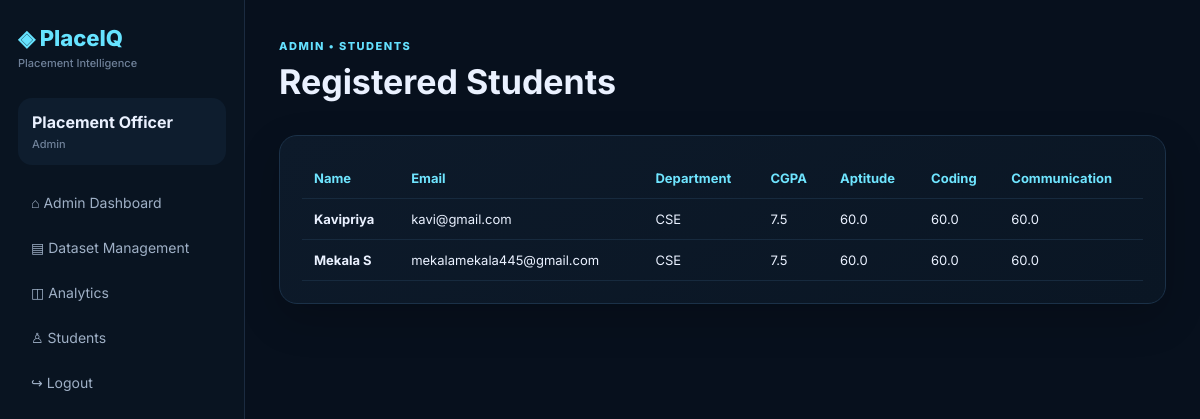
/admin/students (signed in), run on the app's committed database.
### tables this page shows
CREATE TABLE users(id INTEGER PRIMARY KEY,name TEXT,email TEXT UNIQUE,password TEXT,role TEXT,department TEXT);

CREATE TABLE profiles(user_id INTEGER PRIMARY KEY,cgpa REAL DEFAULT 7.5,tenth REAL DEFAULT 75,twelfth REAL DEFAULT 75,attendance REAL DEFAULT 80,backlogs INTEGER DEFAULT 0,aptitude REAL DEFAULT 60,coding REAL DEFAULT 60,communication REAL DEFAULT 60,projects INTEGER DEFAULT 1,internships INTEGER DEFAULT 0,certifications INTEGER DEFAULT 0,hackathons INTEGER DEFAULT 0,skills TEXT DEFAULT '');

### app.py (the view)
@app.route('/admin/students')
@guard('admin')
def students():
 c=db(); rows=c.execute("SELECT u.id,u.name,u.email,u.department,p.cgpa,p.aptitude,p.coding,p.communication FROM users u LEFT JOIN profiles p ON u.id=p.user_id WHERE u.role='student' ORDER BY u.id DESC").fetchall(); c.close(); return render_template('students.html',rows=rows)

### app.py (called while the page is built)
def db(): c=sqlite3.connect(DB); c.row_factory=sqlite3.Row; return c

def guard(role=None):
 def d(fn):
  from functools import wraps
  @wraps(fn)
  def w(*a,**k):
   if not session.get('uid'): return redirect(url_for('login'))
   if role and session.get('role')!=role: return redirect(url_for('dashboard'))
   return fn(*a,**k)
  return w
 return d

### templates/students.html
{% extends 'base.html' %}{% block content %}<div class="top"><div><span class="eyebrow">ADMIN • STUDENTS</span><h1>Registered Students</h1></div></div><div class="card tablewrap"><table><tr><th>Name</th><th>Email</th><th>Department</th><th>CGPA</th><th>Aptitude</th><th>Coding</th><th>Communication</th></tr>{% for r in rows %}<tr><td><b>{{r.name}}</b></td><td>{{r.email}}</td><td>{{r.department}}</td><td>{{r.cgpa}}</td><td>{{r.aptitude}}</td><td>{{r.coding}}</td><td>{{r.communication}}</td></tr>{% else %}<tr><td colspan="7">No students registered yet.</td></tr>{% endfor %}</table></div>{% endblock %}

### templates/base.html (shortened to what this page needs)
<!doctype html><html><head><meta charset="utf-8"><meta name="viewport" content="width=device-width,initial-scale=1"><title>{{title or 'PlaceIQ'}}</title><link rel="stylesheet" href="{{url_for('static',filename='style.css')}}"></head><body>
{% if session.get('uid') %}<aside><div class="brand">◈ PlaceIQ <small>Placement Intelligence</small></div><div class="who">{{session.name}}<small>{{session.role|title}}</small></div><nav>{% if session.role=='student' %}<a href="{{url_for('dashboard')}}">⌂ Dashboard</a><a href="{{url_for('profile_page')}}">◉ My Profile</a><a href="{{url_for('predictor')}}">✦ Placement Predictor</a><a href="{{url_for('whatif')}}">↗ What-If Simulator</a><a href="{{url_for('resume')}}">▤ Resume Analyzer</a><a href="{{url_for('career')}}">◎ Career Match</a><a href="{{url_for('companies')}}">▦ Company Eligibility</a><a href="{{url_for('history')}}">◷ Prediction History</a>{% else %}<a href="{{url_for('admin_dashboard')}}">⌂ Admin Dashboard</a><a href="{{url_for('dataset')}}">▤ Dataset Management</a><a href="{{url_for('analytics')}}">◫ Analytics</a><a href="{{url_for('students')}}">♙ Students</a>{% endif %}<a href="{{url_for('logout')}}">↪ Logout</a></nav></aside><main>{% else %}<main class="public">{% endif %}
{% block content %}{% endblock %}</main></body></html>

### static/style.css (style rules this page uses)
* { box-sizing:border-box }
body { margin:0;font-family:Inter,Arial,sans-serif;background:#07101d;color:#eaf1ff }
a { color:inherit;text-decoration:none }
aside { position:fixed;left:0;top:0;bottom:0;width:245px;background:#091421;border-right:1px solid #1b2b40;padding:25px 18px }
.brand { font-weight:800;font-size:22px;color:#66e3ff }
.brand small,.who small { display:block;color:#6f8199;font-size:11px;margin-top:5px;font-weight:500 }
.who { margin:28px 0 18px;padding:14px;background:#0e1d2e;border-radius:14px;font-weight:700 }
nav { display:grid;gap:6px }
nav a { padding:11px 13px;border-radius:10px;color:#9fb0c6;font-size:14px }
main { margin-left:245px;padding:34px;min-height:100vh }
.top { display:flex;justify-content:space-between;align-items:center;margin-bottom:26px }
.top h1,.hero h1 { margin:7px 0;font-size:34px }
.eyebrow,.pill { font-size:11px;letter-spacing:1.5px;color:#64e1ff;font-weight:800 }
.card,.panel,.stat { background:linear-gradient(145deg,#0d1a2a,#0a1624);border:1px solid #1b3148;border-radius:18px;padding:22px;box-shadow:0 15px 40px #0003 }
.tablewrap { overflow:auto }
table { width:100%;border-collapse:collapse;font-size:13px }
th,td { padding:12px;border-bottom:1px solid #172a3e;text-align:left;white-space:nowrap }
th { color:#6fe5ff }

### data on the page
users: name "Kavipriya", email "kavi@gmail.com", department "CSE", cgpa "7.5", aptitude "60.0", coding "60.0", communication "60.0"
users: name "Mekala S", email "mekalamekala445@gmail.com", department "CSE", cgpa "7.5", aptitude "60.0", coding "60.0", communication "60.0"

### other printed values
{{ session.name }} "Placement Officer"
{{ session.role|title }} "Admin"
